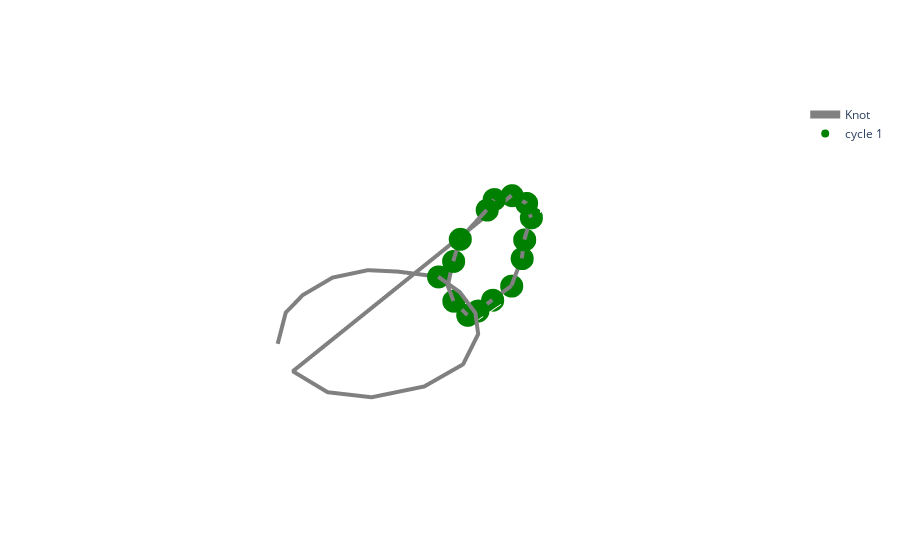

Notebook code cell kept with this figure:
### Code cell
fig = plot(curve)
cycle = PH['representatives'][0]

plot_cycle(curve, cycle, fig, 'green', 'cycle 1')

### Figure 1 — Plotly figure (JSON) as saved in the notebook; plotly's stock layout.template omitted (floating-point values rounded to 4 significant figures)
{"data": [{"line": {"color": "grey", "width": 8}, "marker": {"color": "grey", "size": 8}, "mode": "lines", "name": "Knot", "type": "scatter3d", "x": [-8.141, -6.756, -4.403, -3.755, -3.687, -4.379, -5.76, -7.148, -9.219, -11.32, -12.69, -12.95, -13.01, -11.96, -10.37, 8.63, 8.275, 6.804, 4.242, 1.819, -0.6264, -2.175, -3.166, -3.63, -2.152, -0.6727, 1.928, 4.482, 6.38, 8.148], "y": [3.498, 4.029, 3.772, 3.814, 3.41, 3.368, 3.625, 3.494, 3.34, 3.646, 3.462, 3.304, 3.629, 3.701, 3.401, 3.341, 6.267, 8.021, 9.263, 9.839, 8.833, 7.279, 5.029, 2.508, -0.1773, -1.83, -2.484, -2.301, -1.158, 0.9068], "z": [4.437, 4.272, 2.845, 1.414, -0.781, -2.514, -4.475, -4.894, -4.973, -4.423, -2.362, -0.731, 1.376, 2.98, 4.007, -0.5288, -0.2064, -0.3617, -0.5653, -0.2186, -0.1228, -0.2427, -0.2586, -0.4039, -0.5238, -0.4792, -0.2131, -0.3437, -0.1518, -0.3553]}, {"line": {"color": "green", "width": 8}, "marker": {"color": "green", "size": 8}, "mode": "markers", "name": "cycle 1", "type": "scatter3d", "x": [-12.95, -3.63, -7.148, -8.141, -4.379, -12.69, -9.219, -11.96, -4.403, -5.76, -3.755, -10.37, -13.01, -6.756, -11.32], "y": [3.304, 2.508, 3.494, 3.498, 3.368, 3.462, 3.34, 3.701, 3.772, 3.625, 3.814, 3.401, 3.629, 4.029, 3.646], "z": [-0.731, -0.4039, -4.894, 4.437, -2.514, -2.362, -4.973, 2.98, 2.845, -4.475, 1.414, 4.007, 1.376, 4.272, -4.423]}], "layout": {"scene": {"xaxis": {"backgroundcolor": "rgb(200, 200, 230)", "gridcolor": "rgba(0,0,0,0)", "showbackground": false, "showticklabels": false, "title": {"text": " "}, "zerolinecolor": "rgba(0,0,0,0)"}, "yaxis": {"backgroundcolor": "rgb(200, 200, 230)", "gridcolor": "rgba(0,0,0,0)", "showbackground": false, "showticklabels": false, "title": {"text": " "}, "zerolinecolor": "rgba(0,0,0,0)"}, "zaxis": {"backgroundcolor": "rgb(200, 200, 230)", "gridcolor": "rgba(0,0,0,0)", "showbackground": false, "showticklabels": false, "title": {"text": " "}, "zerolinecolor": "rgba(0,0,0,0)"}}}}
